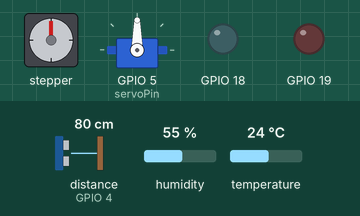
Simulated run of this program. Board: ESP32. On the bench: stepper motor, servo, output pins drawn as LEDs (lit = HIGH). Wiring (from diagram.json): ultrasonic range finder: trigger GPIO 2; echo GPIO 4. Wiring (inferred from the names in the program): stepper motor (200 steps per turn assumed): coils GPIO 12, GPIO 13, GPIO 25, GPIO 14. The test bench sets the inputs (shaded band); at power-on: distance to the obstacle (sensor on GPIO 4) 80 cm, humidity 55 %, temperature 24 °C. The echo pulse lasts 58.3 µs per cm; WiFi joins after 1.5 s; servers stay silent unless stated; the Firebase database answers and starts empty; pins used as bus, display or sensor lines are not drawn; what the program prints to the serial monitor is not drawn.

Above: at 3.3 s.
3.4 s: distance to the obstacle (sensor on GPIO 4) set to 95 cm
At 4.3 s:
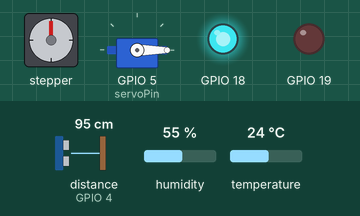
8.6 s: distance to the obstacle (sensor on GPIO 4) set to 104 cm
At 12.6 s:
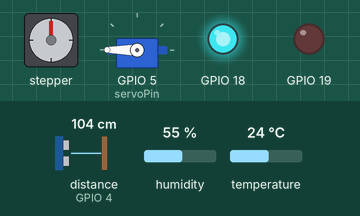
12.9 s: humidity set to 31 %
17.0 s: humidity set to 28 %
At 20.9 s:
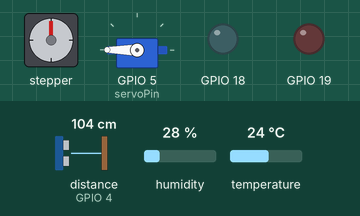
21.3 s: temperature set to 39.6 °C
24.8 s: temperature set to 40.5 °C
At 28.5 s:
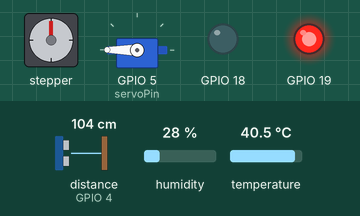
Timing chart, 0 to 30.0 s (numbered marks = the images above; inputs shaded):
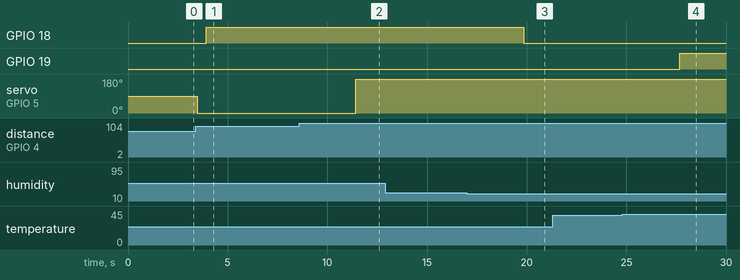

The program:

main.cpp
```cpp
#include <WiFi.h>
#include <FirebaseESP32.h>
#include <DHTesp.h>
#include <ESP32Servo.h>

const int trigPin = 2; // Distance sensor
const int echoPin = 4; // Distance sensor
const int DHT_PIN = 15; // DHT sensor
const int servoPin = 5; // Servo motor
const int ledPins[] = {12, 13, 25, 14}; // LED pins
const int stepsPerRevolution = 200; // Stepper motor
#define SOUND_SPEED 0.034

WiFiClient espClient;
#define FIREBASE_HOST "https://flutter-firebase-app-90c9a-default-rtdb.firebaseio.com/"
#define FIREBASE_AUTH "AIzaSyCgC_bd-p6bGBDeLFjq9lTxLJQOFn6_7dM"

DHTesp dhtSensor;
Servo servo;
FirebaseData firebaseData;
FirebaseConfig firebaseConfig;
FirebaseAuth firebaseAuth;

long duration;
float distanceCm;

// Function to control LEDs
void controlLED(int pin, const String &path) {
  if (Firebase.getString(firebaseData, path)) {
    int ledStatus = firebaseData.intData();
    digitalWrite(pin, ledStatus == 1 ? HIGH : LOW);
  }
}

void hc_sr04() {
  int pos = 0;
  digitalWrite(trigPin, LOW);
  delayMicroseconds(2);
  digitalWrite(trigPin, HIGH);
  delayMicroseconds(10);
  digitalWrite(trigPin, LOW);
  duration = pulseIn(echoPin, HIGH);
  distanceCm = duration * SOUND_SPEED / 2;
  Serial.print("Distance (cm): ");
  Serial.println(distanceCm);
  Firebase.setInt(firebaseData, "/PTIOT_DHT/Dis", distanceCm);
  if (distanceCm >= 100) {
    Serial.println("Không có người");
    servo.write(180);
  } else {
    Serial.println("Có người");
    servo.write(0);
  }
}

void dht() {
  TempAndHumidity data = dhtSensor.getTempAndHumidity();
  float temperature = data.temperature;
  float humidity = data.humidity;
  if (isnan(temperature) || isnan(humidity)) {
    Serial.println("Failed to read from DHT sensor!");
    return;
  }
  Serial.print("Temperature: ");
  Serial.print(temperature);
  Serial.print("°C, Humidity: ");
  Serial.print(humidity);
  Serial.println("%");

  Firebase.setInt(firebaseData, "/PTIOT_DHT/Temp", temperature);
  Firebase.setInt(firebaseData, "/PTIOT_DHT/hum", humidity);

  digitalWrite(19, temperature >= 40 ? HIGH : LOW);
  Firebase.setInt(firebaseData, "/PTIOT_DHT/LED_02", temperature >= 40 ? 1 : 0);

  digitalWrite(18, humidity >= 30 && humidity <= 60 ? HIGH : LOW);
  Firebase.setInt(firebaseData, "/PTIOT_DHT/LED_03", humidity >= 30 && humidity <= 60 ? 1 : 0);

  delay(1000);
}

void WiFiStatus() {
  int32_t rssi = WiFi.RSSI();
  String ssid = WiFi.SSID();
  String ip = WiFi.localIP().toString();
  bool isConnected = WiFi.isConnected();

  Serial.print("WiFi SSID: ");
  Serial.println(ssid);
  Serial.print("RSSI: ");
  Serial.println(rssi);
  Serial.print("IP Address: ");
  Serial.println(ip);
  Serial.print("Connected: ");
  Serial.println(isConnected ? "Yes" : "No");

  Firebase.setString(firebaseData, "/PTIOT_DHT/WiFi_SSID", ssid);
  Firebase.setInt(firebaseData, "/PTIOT_DHT/WiFi_RSSI", rssi);
  Firebase.setString(firebaseData, "/PTIOT_DHT/WiFi_IP", ip);
  Firebase.setBool(firebaseData, "/PTIOT_DHT/WiFi_Connected", isConnected);
}

void setup() {
  Serial.begin(9600);
  pinMode(trigPin, OUTPUT);
  pinMode(echoPin, INPUT);
  pinMode(5, OUTPUT);
  pinMode(18, OUTPUT);
  pinMode(19, OUTPUT);

  for (int i = 0; i < 4; i++) {
    pinMode(ledPins[i], OUTPUT);
  }

  dhtSensor.setup(DHT_PIN, DHTesp::DHT22);
  servo.attach(servoPin, 500, 2400);

  WiFi.begin("Wokwi-GUEST", "", 6);
  Serial.print("Connecting to Wi-Fi");

  while (WiFi.status() != WL_CONNECTED) {
    delay(100);
    Serial.print(".");
  }

  Serial.println();
  Serial.print("Connected to Wi-Fi, IP address: ");
  Serial.println(WiFi.localIP());

  firebaseConfig.host = FIREBASE_HOST;
  firebaseConfig.signer.tokens.legacy_token = FIREBASE_AUTH;

  Firebase.begin(&firebaseConfig, &firebaseAuth);
  Firebase.setReadTimeout(firebaseData, 1000 * 60);
  Firebase.setwriteSizeLimit(firebaseData, "tiny");
  Firebase.setInt(firebaseData, "/PTIOT_DHT/LED_01", 0);
  Firebase.setInt(firebaseData, "/PTIOT_DHT/LED_04", 0);
  Firebase.setInt(firebaseData, "/PTIOT_DHT/LED_05", 0);
  Firebase.setInt(firebaseData, "/PTIOT_DHT/LED_06", 0);


}

void loop() {
  WiFiStatus();
  controlLED(ledPins[0], "/PTIOT_DHT/LED_01"); //led_04
  controlLED(ledPins[1], "/PTIOT_DHT/LED_04"); //led_01
  controlLED(ledPins[2], "/PTIOT_DHT/LED_05"); // led_06
  controlLED(ledPins[3], "/PTIOT_DHT/LED_06"); // led_05
  hc_sr04();
  dht();
  delay(1000);
}
```

Measured:
- the behaviour switches between 100 and 101 cm on distance to the obstacle (sensor on GPIO 4) (found by bisection; images 1 and 2)
- the behaviour switches between 30 and 29 % on humidity (found by bisection; images 2 and 3)
- the behaviour switches between 39.9 and 40 °C on temperature (found by bisection; images 3 and 4)
- after the input at 8.6 s, servo on GPIO 5 (servoPin): 0° → 180° after 2.8 s
- after the input at 12.9 s, every drawn part: stays the same
- after the input at 17.0 s, GPIO 18: HIGH → LOW after 2.9 s
- after the input at 21.3 s, every drawn part: stays the same
- after the input at 24.8 s, GPIO 19: LOW → HIGH after 2.9 s
